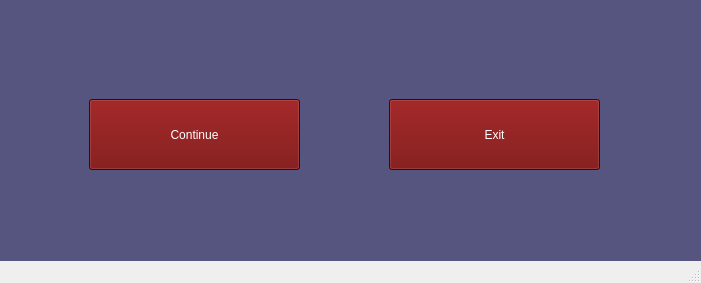
<?xml version="1.0" encoding="UTF-8"?>
<ui version="4.0">
 <class>MainWindow</class>
 <widget class="QMainWindow" name="MainWindow">
  <property name="geometry">
   <rect>
    <x>0</x>
    <y>0</y>
    <width>701</width>
    <height>283</height>
   </rect>
  </property>
  <property name="windowTitle">
   <string>MainWindow</string>
  </property>
  <widget class="QWidget" name="centralwidget">
   <widget class="QFrame" name="frame">
    <property name="geometry">
     <rect>
      <x>-1</x>
      <y>-1</y>
      <width>781</width>
      <height>1261</height>
     </rect>
    </property>
    <property name="styleSheet">
     <string notr="true">background-color: rgb(85, 85, 127);
font: 16pt &quot;MS Shell Dlg 2&quot;;
color: rgb(255, 255, 255);</string>
    </property>
    <property name="frameShape">
     <enum>QFrame::StyledPanel</enum>
    </property>
    <property name="frameShadow">
     <enum>QFrame::Raised</enum>
    </property>
    <widget class="QPushButton" name="pushButton">
     <property name="geometry">
      <rect>
       <x>90</x>
       <y>100</y>
       <width>211</width>
       <height>71</height>
      </rect>
     </property>
     <property name="styleSheet">
      <string notr="true">background-color: rgb(112, 0, 0);
alternate-background-color: rgb(106, 0, 53);</string>
     </property>
     <property name="text">
      <string>Continue</string>
     </property>
    </widget>
    <widget class="QPushButton" name="pushButton_2">
     <property name="geometry">
      <rect>
       <x>390</x>
       <y>100</y>
       <width>211</width>
       <height>71</height>
      </rect>
     </property>
     <property name="styleSheet">
      <string notr="true">background-color: rgb(112, 0, 0);
alternate-background-color: rgb(106, 0, 53);</string>
     </property>
     <property name="text">
      <string>Exit</string>
     </property>
    </widget>
   </widget>
  </widget>
  <widget class="QStatusBar" name="statusbar"/>
 </widget>
 <resources/>
 <connections/>
</ui>
